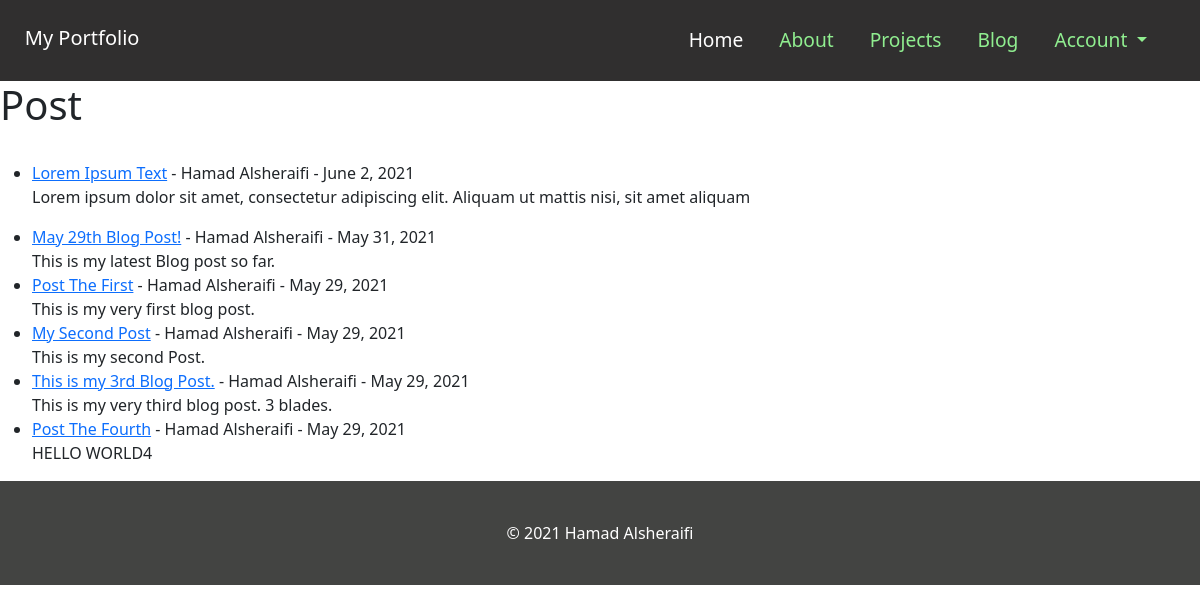
The app's page /blog, older data.
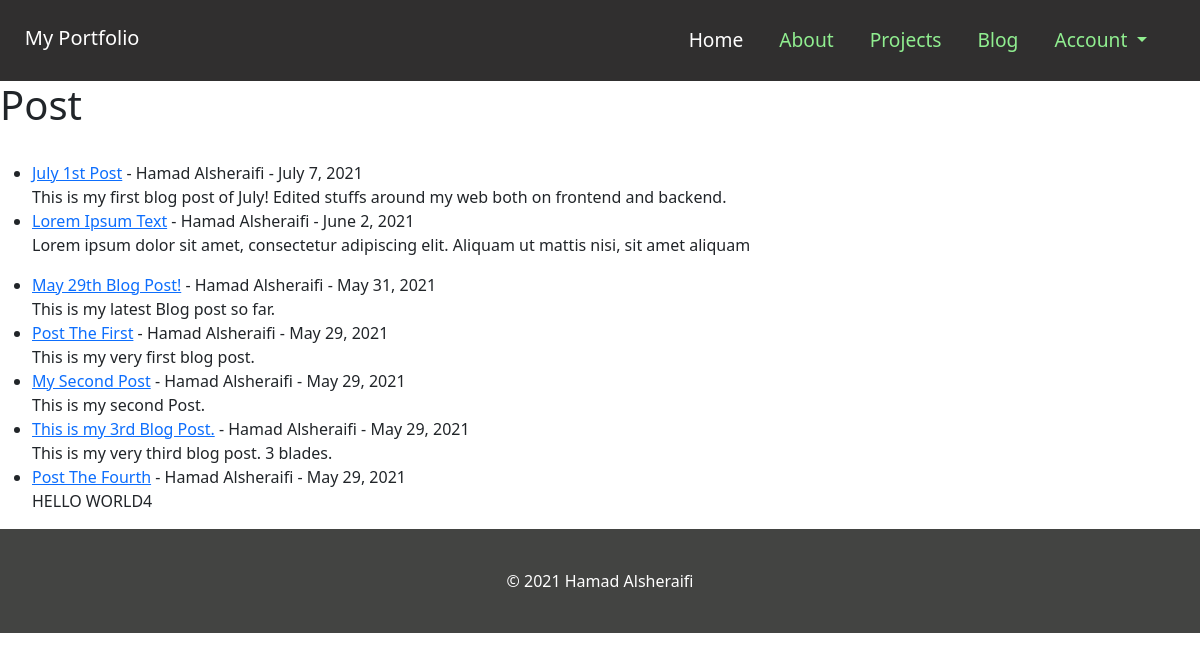
The same page, newer data.
### website/models.py (models this page shows, shortened)
class Post(models.Model):
    title = models.CharField(max_length=255)
    title_tag = models.CharField(max_length=255)
    author = models.ForeignKey(User, on_delete=models.CASCADE)
    body = models.TextField()
    post_date = models.DateField(auto_now_add=True)

### website/views.py (the view)
# urls.py: path('blog', BlogView.as_view(), name='blog'),
class BlogView(ListView):
    model = Post
    template_name = 'blog.html'
    ordering = ['-post_date']

### website/templates/blog.html (shortened to what this page needs)
{% extends 'base.html' %}
{% block content %}
    <h1>Post</h1><br>
    <ul>
    {% for post in object_list %}
        <li>
            <a href="{% url 'article-detail' post.pk %}">{{ post.title }}</a> -
            {{ post.author.first_name }} {{ post.author.last_name }} - {{ post.post_date }}
            <br>
            {{ post.body|slice:":100"|safe }}
        </li>
    {% endfor %}
    </ul>
{% endblock %}

### website/templates/base.html (shortened to what this page needs)
{% load static %}
<!doctype html>
<html lang="en">
  <head>
    <link href="https://cdn.jsdelivr.net/npm/bootstrap@5.0.1/dist/css/bootstrap.min.css" rel="stylesheet"
>
    <link rel="stylesheet" href="{% static 'css/base.css' %}">
  </head>
  <body>
    <nav class="navbar navbar-expand-md sticky-top">
      <div class="container-fluid">
        <a class="navbar-brand" href="{% url 'home' %}">My Portfolio</a>
        <div class="collapse navbar-collapse" id="navbarNav">
          <ul class="navbar-nav ms-auto">
            <li class="nav-item">
              <a class="nav-link active" aria-current="page" href="{% url 'home' %}">Home</a>
            </li>
            <li class="nav-item">
              <a class="nav-link" href="{% url 'about' %}">About</a>
            </li>
            <li class="nav-item">
              <a class="nav-link" href="{% url 'projects' %}">Projects</a>
            </li>
            <li class="nav-item">
              <a class="nav-link" href="{% url 'blog' %}">Blog</a>
            </li>
            <li class="nav-item dropdown">
              {% if user.is_authenticated %}
                <a class="nav-link dropdown-toggle" href="#" role="button" data-bs-toggle="dropdown"
                   aria-expanded="false">{{ user.first_name }}
                </a>
              {% else %}
                <a class="nav-link dropdown-toggle" href="#" role="button" data-bs-toggle="dropdown"
                   aria-expanded="false">Account
                </a>
              {% endif %}
            </li>
          </ul>
        </div>
      </div>
    </nav>
        {% block content %}
        {% endblock %}
    <footer class="page-footer font-small special-color-dark pt-4 navbar-static-bottom">
      <div class="footer-copyright text-center py-3">
        © 2021 Hamad Alsheraifi
      </div>
    </footer>
  </body>
</html>

### website/static/css/base.css (style rules this page uses)
html, body { background: linear-gradient(rgba(0.0,0.0,0.0,0.0), rgba(0.0,0.0,0.0,0.0)); width: 100%; height: 100%; margin: 0px; padding: 0px; overflow-x: hidden; }
.navbar { padding: .8rem; background-color: #302F2F; font-size: 1.2em; }
.navbar-brand { min-height: 55px; color: white; padding-top: 10px; }
.navbar-expand-md .navbar-nav li a { color: lightgreen; }
.navbar-expand-md .navbar-nav li a:hover, .navbar-expand-md .navbar-nav li a.active { color: white; }
.navbar-nav li { padding-right: 20px; }
footer { background: #434442; }
.footer-copyright { color: white; min-height: 80px; }

Row changes from the older to the newer data that the page shows:
added Post: title "July 1st Post", author.first_name "Hamad", author.last_name "Alsheraifi", post_date "July 7, 2021", body "This is my first blog post of July! Edited stuffs around my web both on frontend and backend."
